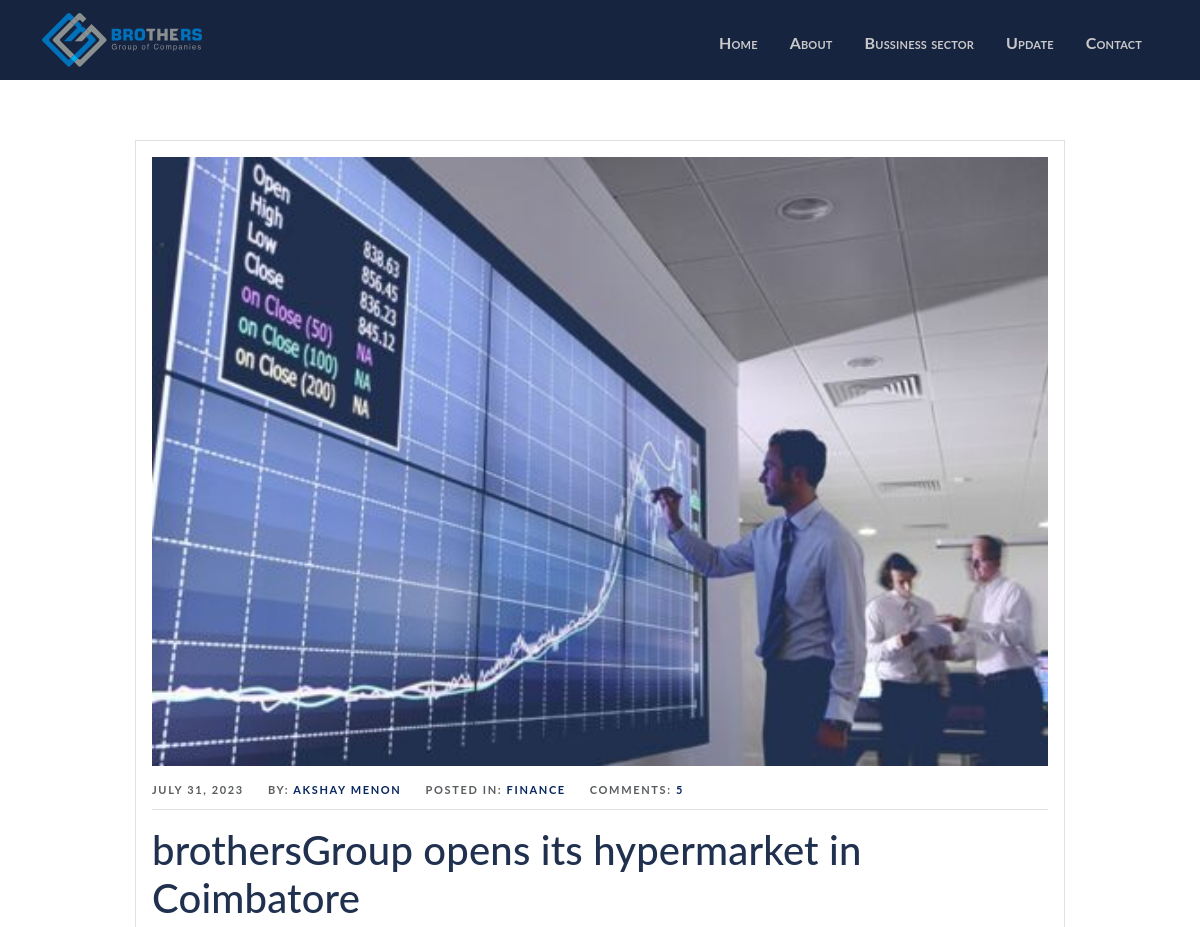
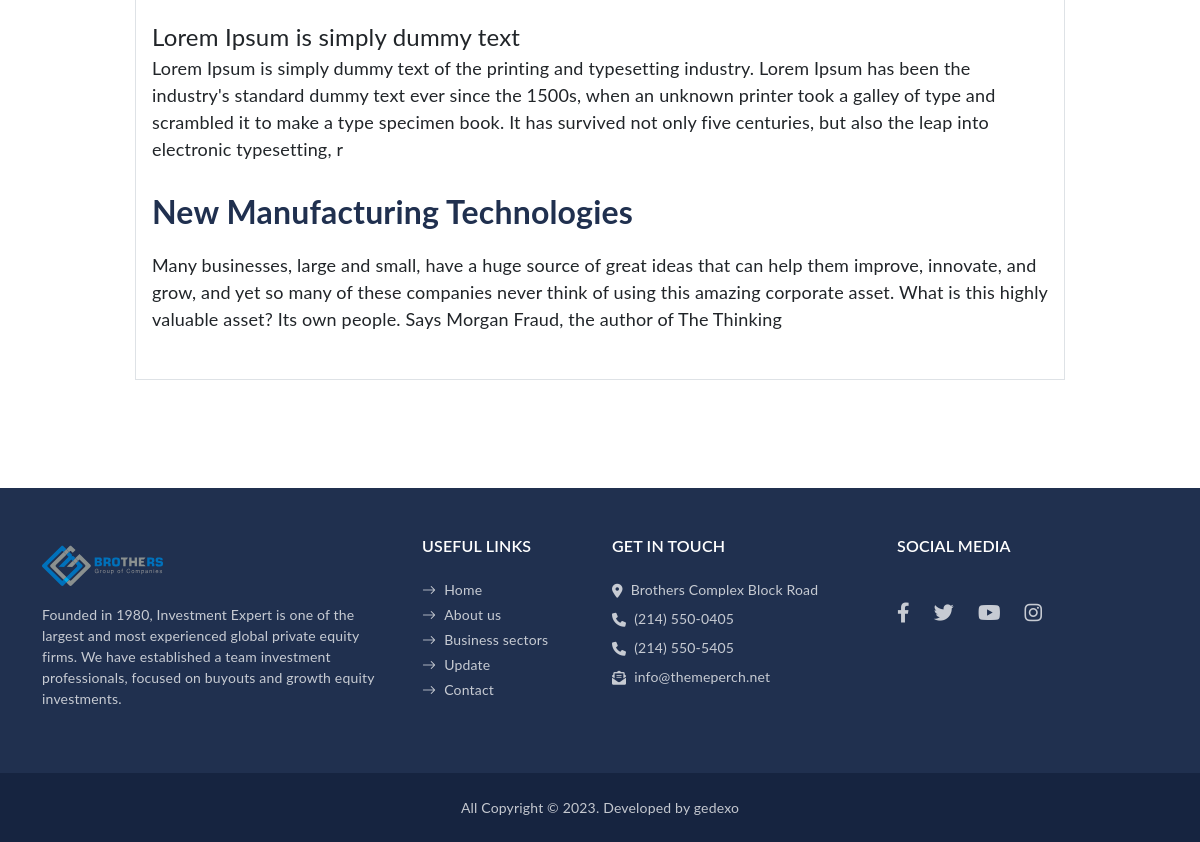
Page /update-details/1/ on the committed database (2 pictures, top to bottom).
### web/models.py (models this page shows, shortened)
class Update(models.Model):
    title = models.CharField(max_length=300)
    description = models.TextField()
    date = models.DateField()
    user = models.CharField(max_length=20)
    comment = models.CharField(max_length=10)
    posted = models.CharField(max_length=10)
    image = models.ImageField(upload_to="image")
    summary = models.TextField()

### web/views.py (the view)
# urls.py: path("update-details/<int:id>/", views.update_detail, name="update_detail"),
def update_detail(request, id):
    update = Update.objects.get(id=id)
    context = {"update": update}
    return render(request, 'web/update-single.html', context)

### templates/web/update-single.html (shortened to what this page needs)
{% extends 'web/partials/base.html' %}
{% load static %}
{% block content %}
<body>
    <section class="news-section py-60">
        <div class="container">
            <div class="row gx-5 gy-30">
                <center>
                <div class="col-lg-10">
                    <div class="news-block border px-3 pt-3 pb-30 mb-5">
                        <div class="post-thumbnail">
                            <img src="{{update.image.url}}" class="w-100" alt="Post Thumnail">
                        </div>
                        <div class="border-bottom d-flex flex-wrap py-2">
                            <a href="#" class="text-decoration-none">
                                <span class="little-small fw-bold text-uppercase pe-4 text-muted">{{update.date}}</span>
                            </a>
                            <a href="#" class="text-decoration-none">
                                <span class="little-small fw-bold text-uppercase text-muted">by: </span>
                                <span class="little-small fw-bold text-uppercase pe-4 text-primary">{{update.user}}</span>
                            </a>
                            <a href="#" class="text-decoration-none">
                                <span class="little-small fw-bold text-uppercase text-muted">posted in: </span>
                                <span class="little-small fw-bold text-uppercase pe-4 text-primary">finance</span>
                            </a>
                            <a href="#" class="text-decoration-none">
                                <span class="little-small fw-bold text-uppercase text-muted">comments: </span>
                                <span class="little-small fw-bold text-uppercase text-primary">{{update.comment}}</span>
                            </a>
                        </div>
                        <h2 class="fs-1 py-3" style="text-align: start;">{{update.title}}</h2>
                        <p class="mb-0 fs-4"style="text-align: start;">{{update.description }}</p>
                        <p class="mb-30" style="text-align: start;">{{update.summary}}</p>
                        <h2 class="fw-bold mb-20" style="text-align: start;">New Manufacturing Technologies</h2>
                        <p style="text-align: start;">Many businesses, large and small, have a huge source of great ideas that can help them
                            improve, innovate, and grow, and yet so many of these companies never think of using this
                            amazing corporate asset. What is this highly valuable asset? Its own people. Says Morgan
                            Fraud, the author of The Thinking</p>
                    </div>
                </div>
            </center>
            </div>
        </div>
    </section>
</body>
</html>
{% endblock %}

### rows in the picture
Update: image (picture), date "JULY 31, 2023", user "AKSHAY MENON", comment "5", title "brothersGroup opens its hypermarket in Coimbatore", description "Lorem Ipsum is simply dummy text", summary "Lorem Ipsum is simply dummy text of the printing and typesetting industry. Lorem Ipsum has been the industry's standard dummy text ever since the 1500s, when an unknown printer took a galley of type and scrambled it to make a type specimen book. It has survived not only five centuries, but also the leap into electronic typesetting, r"
